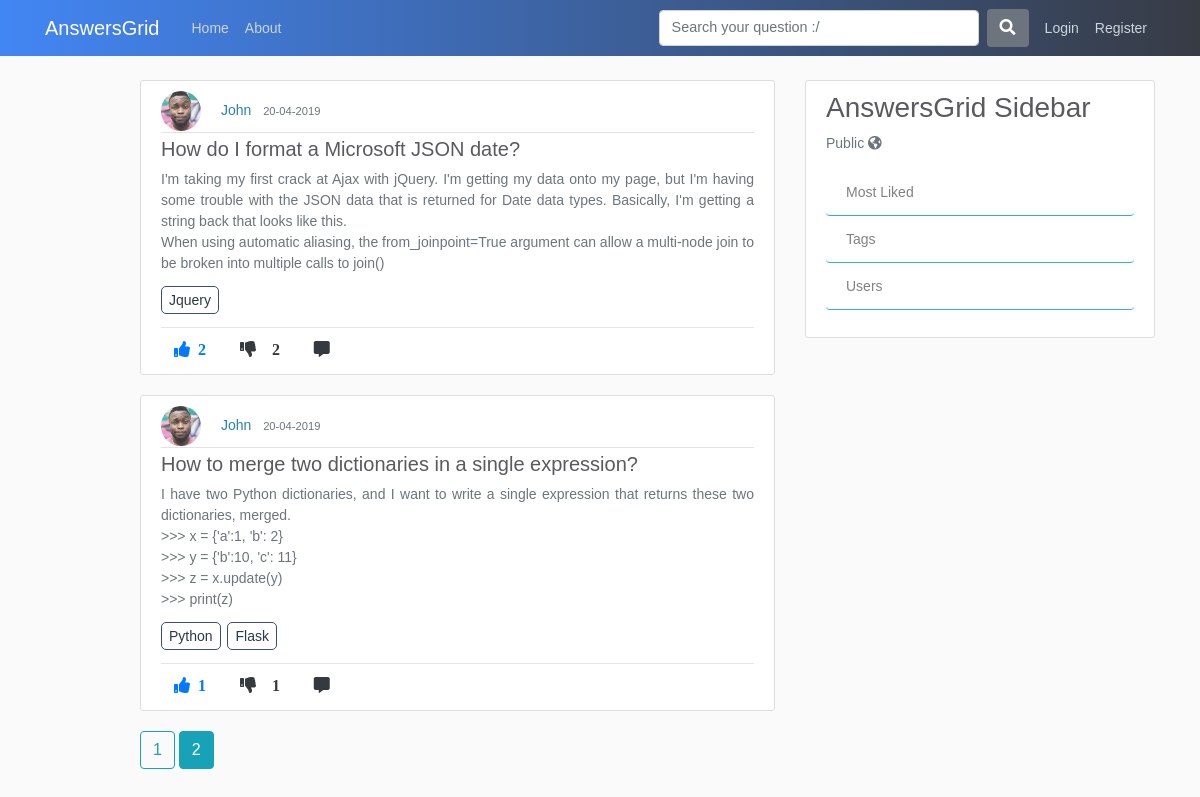
The page /home?page=2 on the database as committed earlier.
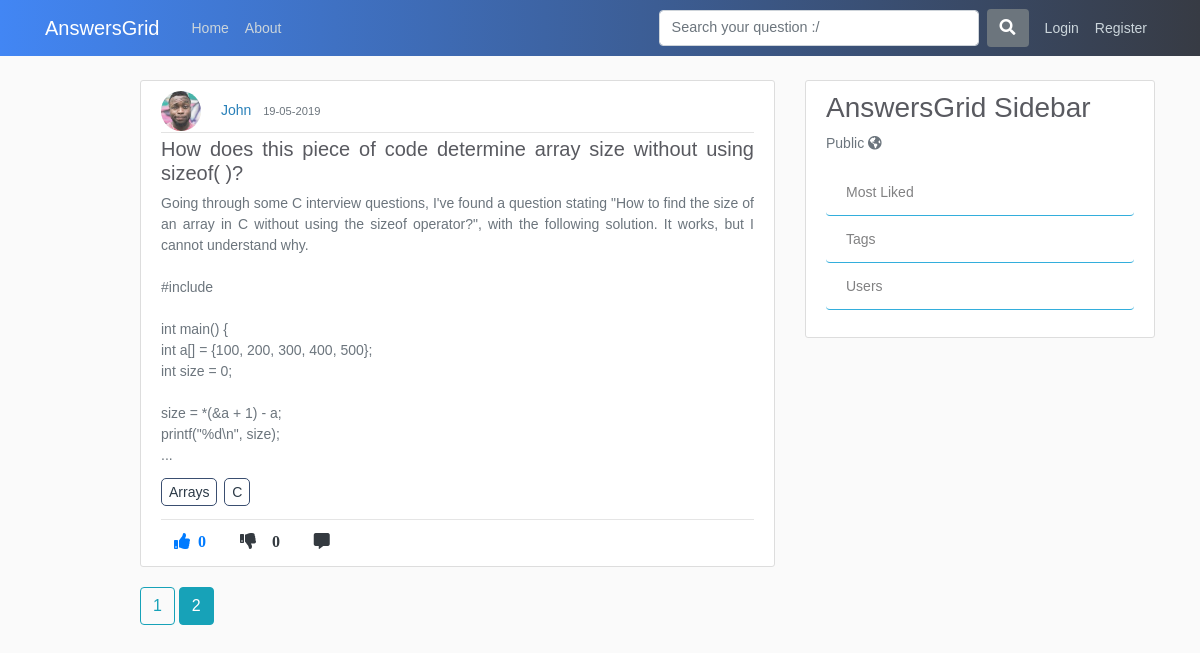
The same page on the database as committed later.
### application/models.py (models this page shows, shortened)
class Post(db.Model):
    id = db.Column(db.Integer, primary_key=True)
    title = db.Column(db.String(100), nullable=False)
    content = db.Column(db.Text, nullable=False)
    date_posted = db.Column(db.DateTime, nullable=False, default=datetime.utcnow)
    like_count = db.Column(db.Integer, nullable=False, default=0)
    dislike_count = db.Column(db.Integer, nullable=False, default=0)
    user_id = db.Column(db.Integer, db.ForeignKey('user.id'), nullable=False)
    comments = db.relationship('Comment', backref='commentOnPost', lazy=True)
    answers = db.relationship('Answer', backref='answerOnPost', lazy=True)

class User(db.Model, UserMixin):
    id = db.Column(db.Integer, primary_key=True)
    username = db.Column(db.String(20), unique=True, nullable=False)
    email = db.Column(db.String(120), unique=True, nullable=False)
    image_file = db.Column(db.String(20), nullable=False, default='default.jpg')
    password = db.Column(db.String(60), nullable=False)
    posts = db.relationship('Post', backref='author', lazy=True)
    answers = db.relationship('Answer', backref="author", lazy=True)
    comments = db.relationship('Comment', backref='author', lazy=True)

class tagposts(db.Model):
    id = db.Column(db.Integer, primary_key=True, nullable=False)
    post_id = db.Column(db.Integer, db.ForeignKey('post.id'), nullable=False)
    tag_id = db.Column(db.Integer, db.ForeignKey('tags.tag_id'), nullable=False)

class Tags(db.Model):
    tag_id = db.Column(db.Integer, primary_key=True, nullable=False)
    tag_title = db.Column(db.String,nullable=False)

### application/routes.py (the view)
@app.route("/")
@app.route("/home")
def home():
    page = request.args.get('page',1,type=int)
    posts = Post.query.order_by(Post.date_posted.desc()).paginate(page=page, per_page=5)
    voted = Vote.query.order_by(Vote.post_id.desc())
    joinedTables = db.session.query(tagposts.post_id,tagposts.tag_id,Tags.tag_title,Post.title,Post.user_id,Post.like_count,Post.content).join(Tags).join(Post).all()
    return render_template('home.html', posts=posts, voted=voted, joinedTables=joinedTables)

### application/templates/home.html (shortened to what this page needs)
{% extends "layout.html" %}
{% block content %}
      {% for post in posts.items %}
        <article class="media content-section">
          <div class="media-body">
            <img class="rounded-circle article-img" src="{{ url_for('static', filename='profile_pics/' + post.author.image_file) }}">
            <a class="mr-2" href="{{ url_for('user_posts', username=post.author.username) }}">{{ post.author.username }}</a>
            <small class="text-muted">{{ post.date_posted.strftime('%d-%m-%Y') }}</small>
            <div class="article-metadata">
            </div>
            <h5 class="text-justify"><a class="article-title" href="{{ url_for('comment_post', post_id=post.id) }}">{{ post.title }}</a></h5>
            <p class="article-content comment more text-justify text-wrap text-muted">{{ post.content|safe }}</p>
            {% for tag in joinedTables %}
            {% if post.id in tag %}
            <a class="article-content tag-style text-justify" href="{{ url_for('tags', tag_title=tag.tag_title) }}">{{ tag.tag_title }}</a>
            {% endif %}
            {% endfor %}<hr>
           <div class="footRow">
            {%  if current_user.is_authenticated %}
              <a><i class="fas fa-thumbs-up mr-1 btn upvote"id="/vote/{{post.id}}/{{current_user.id}}" onclick="contentDisp(this);">  {{ post.like_count }} </i></a>
              <a><i class="fas fa-thumbs-down mr-1 btn upvote" id="/downvote/{{post.id}}/{{current_user.id}}" onclick="contentDisp(this);" >  {{ post.dislike_count }} </i></a>
              <a href="{{url_for('comment_post', post_id=post.id)}}"><i class="fas fa-comment-alt mr-1 btn text-dark"></i></a>
              {% else %}
              <a href="{{url_for('login')}}"><i class="fas fa-thumbs-up mr-1 btn text-primary upvote"><span class="ml-2 likes-count">{{ post.like_count }}</span></i></a>
              <a href="{{url_for('login')}}"><i class="fas fa-thumbs-down mr-1 btn text-dark"><span id="demo" class="ml-3">{{ post.like_count }}</i></a>
              <a href="{{url_for('comment_post', post_id=post.id)}}"><i class="fas fa-comment-alt mr-1 btn text-dark"></i></a>
            {% endif %}
            </div>
          </div>
        </article>
      {% endfor %}
    {% for page_num in posts.iter_pages(left_edge=1, right_edge=1, left_current=1, right_current=2) %}
      {% if page_num %}
        {% if posts.page == page_num %}
          <a class="btn btn-info mb-4" href="{{ url_for('home', page=page_num) }}">{{ page_num }}</a>
        {% else %}
          <a class="btn btn-outline-info mb-4" href="{{ url_for('home', page=page_num) }}">{{ page_num }}</a>
        {% endif %}
      {% else %}
      ...
      {% endif %}
    {% endfor %}
{% endblock content %}

### application/templates/layout.html (shortened to what this page needs)
<!DOCTYPE html>
<html>
<head>
    <link rel="stylesheet" href="https://maxcdn.bootstrapcdn.com/bootstrap/4.0.0/css/bootstrap.min.css">
    <link rel="stylesheet" type="text/css" href="{{ url_for('static', filename='main.css') }}">
    <link rel="stylesheet" href="https://use.fontawesome.com/releases/v5.8.1/css/all.css">
    <link href="http://cdnjs.cloudflare.com/ajax/libs/summernote/0.8.11/summernote.css" rel="stylesheet">
    <link href="https://cdnjs.cloudflare.com/ajax/libs/select2/4.0.6-rc.0/css/select2.min.css" rel="stylesheet" />
    <link href="//cdnjs.cloudflare.com/ajax/libs/jquery-form-validator/2.3.26/theme-default.min.css"
    rel="stylesheet" type="text/css" />
</head>
<body>
    <header class="site-header">
      <nav class="navbar navbar-expand-md navbar-dark fixed-top">
        <div class="container">
          <a class="navbar-brand mr-4" href="/">AnswersGrid</a>
          <div class="collapse navbar-collapse" id="navbarToggle">
            <div class="navbar-nav mr-auto">
              <a class="nav-item nav-link" href="{{ url_for('home') }}">Home</a>
              <a class="nav-item nav-link" href="{{ url_for('about') }}">About</a>
            </div>
            <form method="POST" action="/search" class="form-inline my-2 my-lg-0 form-group">
              <input class="form-control mr-sm-2 search-box" type="search" placeholder="Search your question :/" name="search" aria-label="Search">
              <button class="btn bg-secondary text-white mr-2" type="submit"><i class="fas fa-search"></i></button>
             </form>
            <div class="navbar-nav">
              {%  if current_user.is_authenticated %}
              <a class="nav-item nav-link" href="{{ url_for('new_post') }}">Add Question</a>
              <a class="nav-item nav-link" href="{{ url_for('account') }}">Account</a>
              <a class="nav-item nav-link" href="{{ url_for('logout') }}">Logout</a>
              {% else  %}
              <a class="nav-item nav-link" href="{{ url_for('login') }}">Login</a>
              <a class="nav-item nav-link" href="{{ url_for('register') }}">Register</a>
            {% endif %}
            </div>
          </div>
        </div>
      </nav>
    </header>
    <main role="main" class="container">
      <div class="row">
        <div class="col-md-1"></div>
        <div class="col-md-7">
          {% block content %}{% endblock %}
        </div>
        <div class="col-md-4">
          <div class="content-section">
              <h3>AnswersGrid Sidebar </h3>
              <p class='text-muted'>Public <i class="fas fa-globe-americas"></i>
                <ul class="list-group">
                  <a href="{{url_for('most_liked')}}"><li class="list-group-item list-group-item-light sidebar">Most Liked</li></a>
                  <a><li class="list-group-item list-group-item-light sidebar">Tags</li></a>
                  <a><li class="list-group-item list-group-item-light sidebar">Users</li></a>
                </ul>
              </p>
          </div>
          </div>
        </div>
    </main>
</body>
</html>

### application/static/main.css (style rules this page uses)
body { background: #fafafa; color: #333333; margin-top: 5rem; }
h1, h2, h3, h4, h5, h6 { color: #444444; }
.site-header .navbar-nav .nav-link { color: #cbd5db; }
.content-section { background: #ffffff; padding: 10px 20px; border: 1px solid #dddddd; border-radius: 3px; margin-bottom: 20px; }
.article-title { color: #444444; }
.article-content { white-space: pre-line; }
.article-img { height: 40px; width: 40px; margin-right: 16px; }
.article-metadata { padding-bottom: 1px; margin-bottom: 4px; border-bottom: 1px solid #e3e3e3 }
form .search-box { width:300px; }

### application/templates/layout.html (style rules this page uses)
body { color: #2e2626; margin-top: 5rem; font-size: 14px; font-weight: unset; line-height: 1.5; font-family: Arial; }
.form-control { display: block; width: 100%; padding: .375rem .75rem; font-size: .9rem; line-height: 1.5; color: #495057; background-color: #fff; background-clip: padding-box; border: 1px solid #ced4da; border-radius: .25rem; transition: border-color .15s ease-in-out,box-shadow .15s ease-in-out; }
.navbar { background: linear-gradient(to right, #4286f4, #373B44); }
form .search-box { width: 20rem!important; }
img { display: inline; }
.footRow { margin-top: -10px; }
.tag-style { margin-right: 3px; border: 1px solid #3a4e70; padding: 5px 7px; border-radius: 5px; color: #2C3A47 }
a { color: #2980b9; }
.fa-thumbs-up { color: #4286f4; }
.fa-thumbs-down { color: #f1545b }
.list-group-item:last-child { margin-bottom: 1px; background: #fff; border-left: none; border-right: none; border-top: none; border-bottom: 1px solid#33aedc; }
h4,h3 { color: #595a60; }
.article-title { color: #595a60; }

Rows that differ between the two databases and show on the page:
removed Post: image_file (picture), author.username "John", date_posted "20-04-2019", title "How do I format a Microsoft JSON date?", content "I'm taking my first crack at Ajax with jQuery. I'm getting my data onto my page, but I'm having some trouble with the JSON data that is returned for Date data types. Basically, I'm getting a string back that looks like this. When using automatic aliasing, the from_joinpoint=True argument can allow a multi-node join to be broken into multiple calls to join()", like_count "2", tagposts (tag_title "Jquery")
removed Post: image_file (picture), author.username "John", date_posted "20-04-2019", title "How to merge two dictionaries in a single expression?", content "I have two Python dictionaries, and I want to write a single expression that returns these two dictionaries, merged. >>> x = {'a':1, 'b': 2} >>> y = {'b':10, 'c': 11} >>> z = x.update(y) >>> print(z)", like_count "1", tagposts (tag_title "Python")
no longer on this page (row edited): tagposts: tag_title "Flask", shown under "John"
added Post: image_file (picture), author.username "John", date_posted "19-05-2019", title "How does this piece of code determine array size without using sizeof( )?", content "Going through some C interview questions, I've found a question stating \"How to find the size of an array in C without using the sizeof operator?\", with the following solution. It works, but I cannot understand why. #include ... int main() { int a[] = {100, 200, 300, 400, 500}; int size = 0; size = *(&a + 1) - a; printf(\"%d\\n\", size);", like_count "0", tagposts (tag_title "Arrays"), tagposts (tag_title "C")
